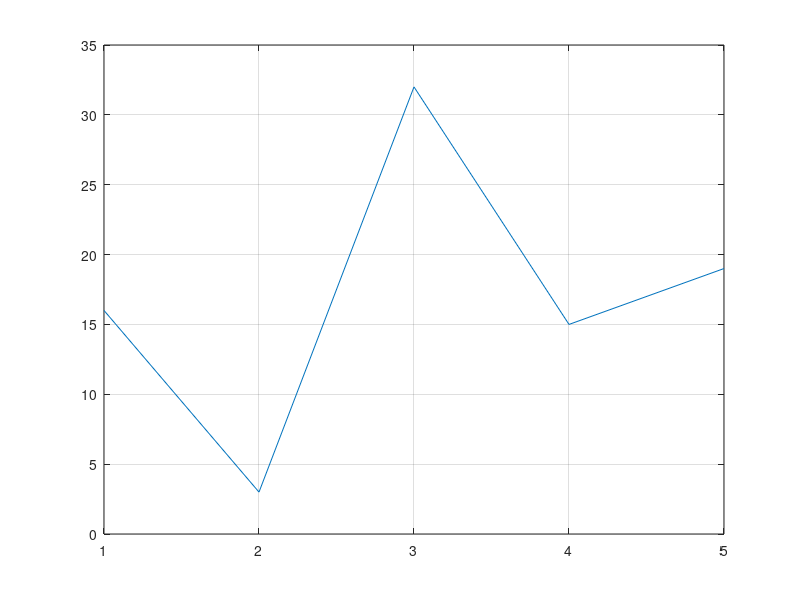

Recreate this plot in MATLAB.
%%Name Surname: Serkan Burak Örs
%Istanbul Technical University
%Aeronautics and Astronautics Faculty - Astronautical Engineering
%E-mail: orss19@itu.edu.tr
%BIL 113E - Summer 2020 - CRN:30156
%Instructor: Dr. Mustafa Resa Becan
%Week 3 - Date: 26/08/2020
%%
x = [1 2 3 4 5];
y = [16 3 32 15 19];
plot(x,y)
grid on;
